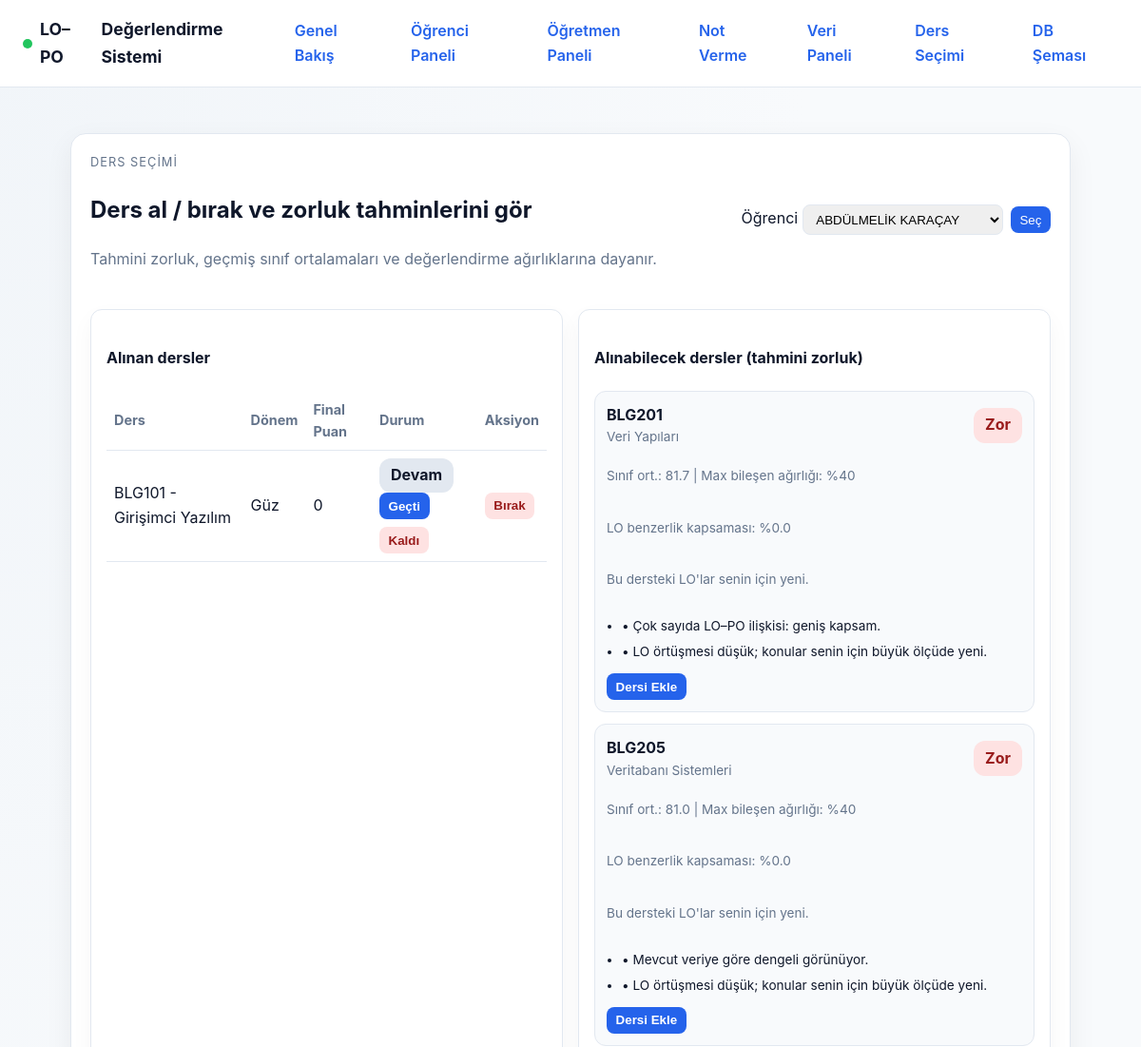
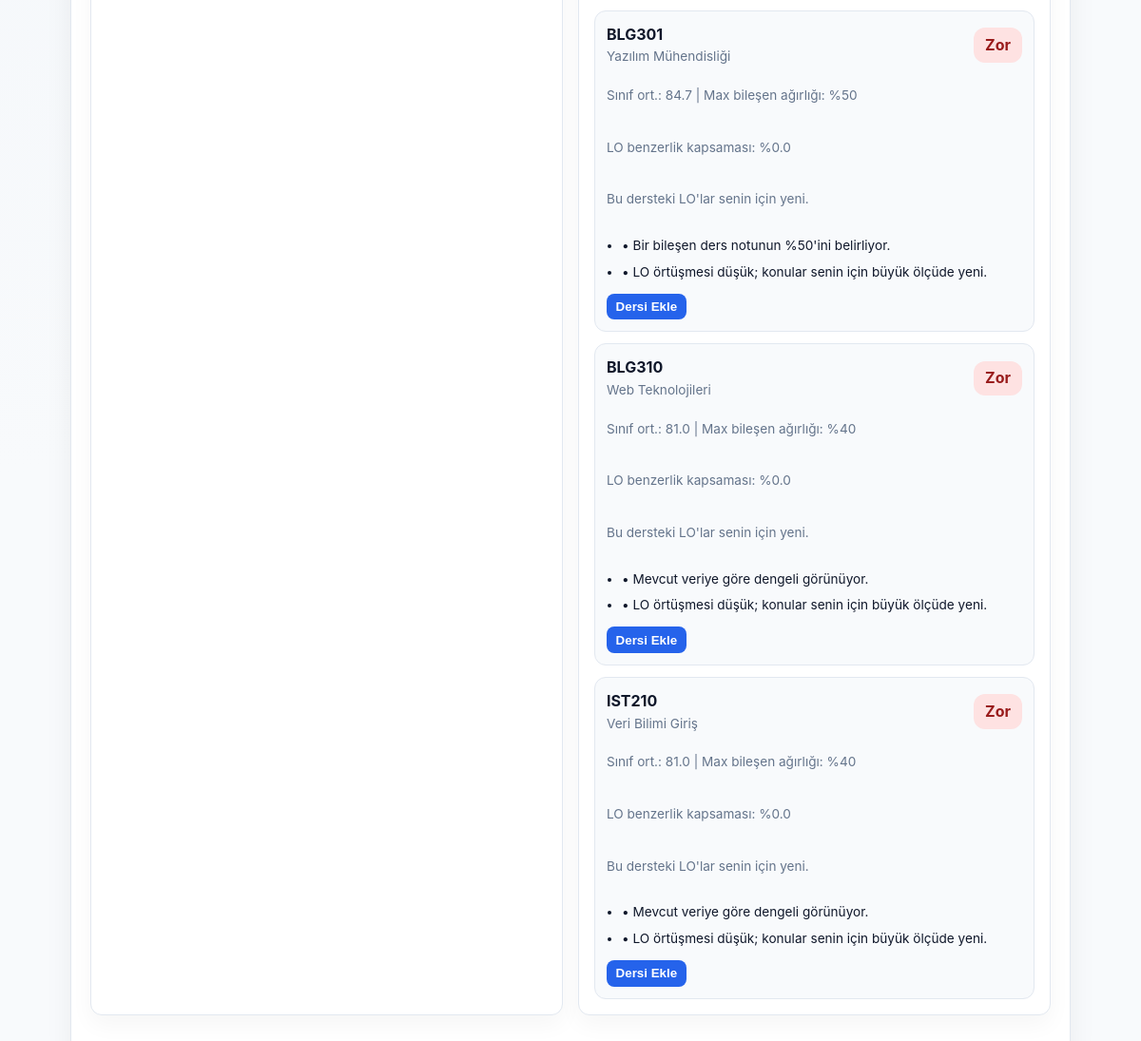
The app's page /planner/, older data (2 pictures, top to bottom).
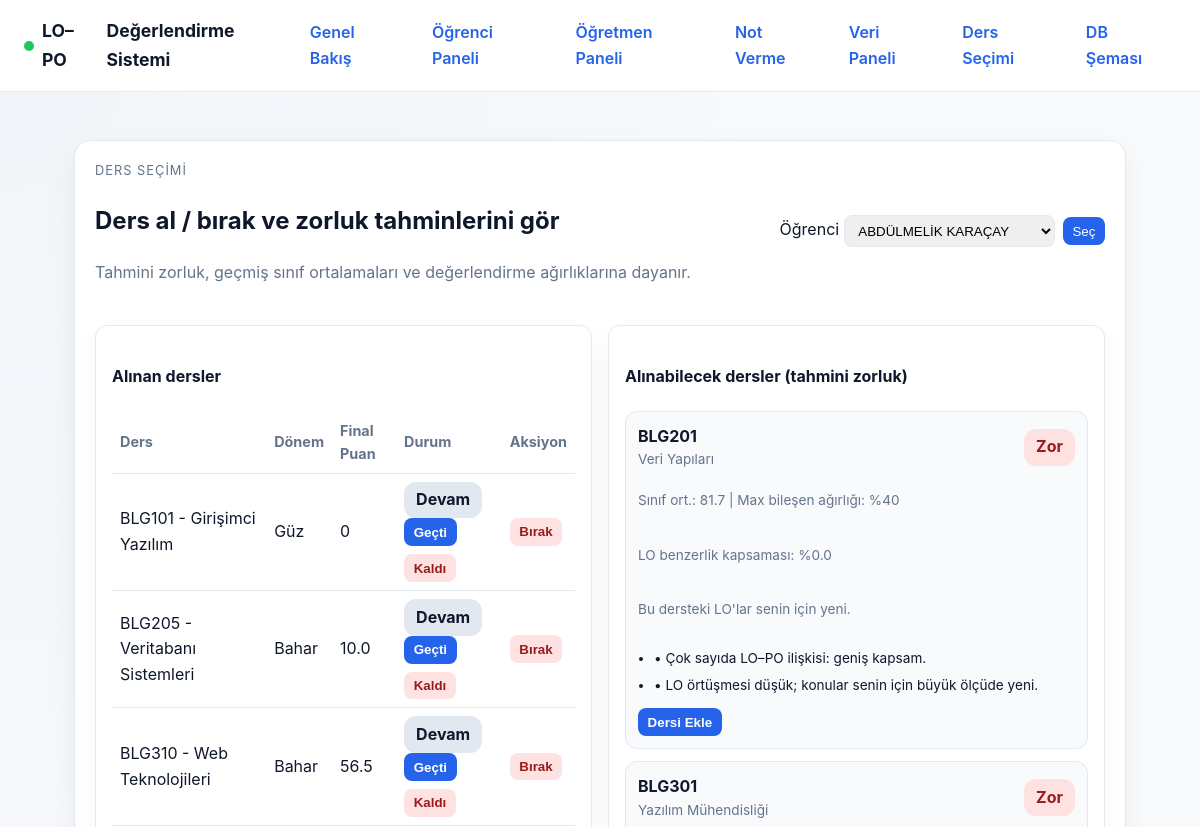
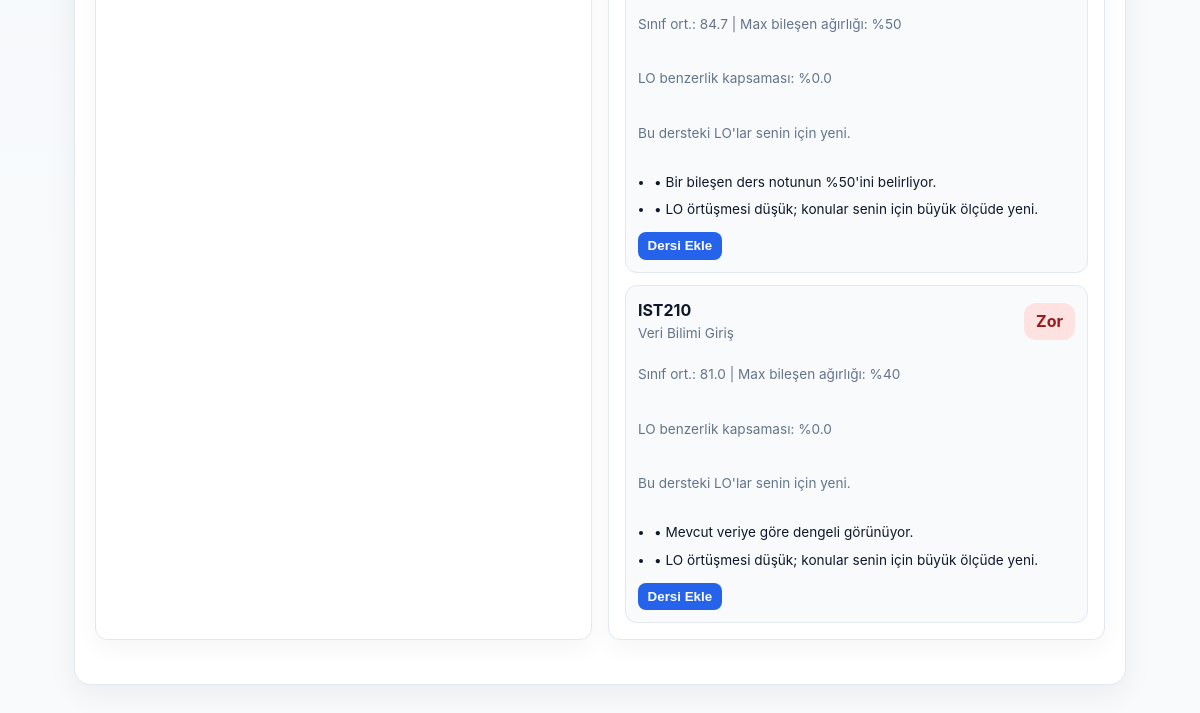
The same page, newer data (2 pictures, top to bottom).
### assessment/models.py (models this page shows, shortened)
class Enrollment(models.Model):
    student = models.ForeignKey(Student, related_name="enrollments", on_delete=models.CASCADE)
    course = models.ForeignKey(Course, related_name="enrollments", on_delete=models.CASCADE)
    year = models.PositiveSmallIntegerField(default=2023)
    section = models.CharField(max_length=10, blank=True)
    class_level = models.PositiveSmallIntegerField(null=True, blank=True)
    entry_status = models.CharField(max_length=20, blank=True)
    letter_grade = models.CharField(max_length=10, blank=True)
    RESULT_CHOICES = (
        ("in_progress", "Devam"),
        ("passed", "Geçti"),
        ("failed", "Kaldı"),
    )
    result = models.CharField(max_length=20, choices=RESULT_CHOICES, default="in_progress")
    class Meta:
        unique_together = ("student", "course", "year", "section")

class Course(models.Model):
    code = models.CharField(max_length=15)
    name = models.CharField(max_length=255)
    term = models.CharField(max_length=50, blank=True)
    class Meta:
        ordering = ["code"]

### assessment/views.py (the view, shortened to what this page needs)
# urls.py: path("planner/", views.course_planner, name="course_planner"),
def course_planner(request):
    bootstrap_demo_data()
    students = Student.objects.all()
    selected_student = students.filter(id=request.GET.get("student")).first() or students.first()
    enrolled = (
        Enrollment.objects.filter(student=selected_student)
        .select_related("course")
        .order_by("course__code")
        if selected_student
        else []
    )
    enrolled_data = [
        {"enrollment": e, "final": final_score(e)}
        for e in enrolled
    ]
    enrolled_ids = [e.course_id for e in enrolled]
    available_courses = Course.objects.exclude(id__in=enrolled_ids)
    passed_los = LearningOutcome.objects.filter(
        course__enrollments__student=selected_student, course__enrollments__result="passed"
    )
    passed_lo_codes_global = set(passed_los.values_list("code", flat=True))
    def lo_coverage(course, known_codes):
        total = 0
        covered = 0
        for contrib in LearningOutcomeContribution.objects.select_related("assessment_component", "learning_outcome").filter(
            assessment_component__course=course
        ):
            weight = contrib.assessment_component.weight_percent * contrib.contribution_percent / 100
            total += weight
            if contrib.learning_outcome.code in known_codes:
                covered += weight
        return round((covered / total) * 100, 1) if total else 0
    available_data = []
    for course in available_courses:
        diff = course_difficulty(course, selected_student)
        course_los = list(course.learning_outcomes.all())
        known = [lo.code for lo in course_los if lo.code in passed_lo_codes_global]
        missing = [lo.code for lo in course_los if lo.code not in passed_lo_codes_global]
        coverage = lo_coverage(course, passed_lo_codes_global)
        if coverage >= 50:
            if diff["label"] == "Orta":
                diff["label"] = "Kolay"
            diff["reasons"].append(f"Geçtiğin derslerdeki LO'lar bu dersin %{coverage} gereksinimini kapsıyor.")
        elif coverage < 50:
            diff["label"] = "Zor"
            diff["reasons"].append("LO örtüşmesi düşük; konular senin için büyük ölçüde yeni.")
        available_data.append(
            {
                "course": course,
                "diff": diff,
                "known_los": known,
                "new_los": missing,
                "coverage": coverage,
            }
        )
    context = {
        "students": students,
        "student": selected_student,
        "enrolled": enrolled_data,
        "available": available_data,
    }
    return render(request, "assessment/course_planner.html", context)

### assessment/views.py (called while the page is built, shortened)
def bootstrap_demo_data():
    if Course.objects.exists():
        return

def final_score(enrollment: Enrollment):
    total = 0
    for comp in AssessmentComponent.objects.filter(course=enrollment.course):
        sa = StudentAssessment.objects.filter(enrollment=enrollment, assessment_component=comp).first()
        if not sa:
            continue
        total += sa.score * (comp.weight_percent / 100)
    return round(total, 1) if total else 0

### templates/assessment/course_planner.html (shortened to what this page needs)
{% extends "base.html" %}
{% block content %}
<section class="panel">
    <header class="panel-header">
        <div>
            <p class="eyebrow">Ders Seçimi</p>
            <h2>Ders al / bırak ve zorluk tahminlerini gör</h2>
            <p class="muted">Tahmini zorluk, geçmiş sınıf ortalamaları ve değerlendirme ağırlıklarına dayanır.</p>
        </div>
        <form method="get" class="inline-form">
            <label>
                Öğrenci
                <select name="student">
                    {% for s in students %}
                        <option value="{{ s.id }}" {% if student and s.id == student.id %}selected{% endif %}>{{ s.full_name }}</option>
                    {% endfor %}
                </select>
            </label>
            <button type="submit">Seç</button>
        </form>
    </header>
    {% if not student %}
        <p class="muted">Öğrenci bulunamadı.</p>
    {% else %}
    <div class="cards">
        <article class="card">
            <h4>Alınan dersler</h4>
            <table class="compact">
                <thead>
                    <tr>
                        <th>Ders</th>
                        <th>Dönem</th>
                        <th>Final Puan</th>
                        <th>Durum</th>
                        <th>Aksiyon</th>
                    </tr>
                </thead>
                <tbody>
                {% for item in enrolled %}
                    {% with e=item.enrollment %}
                    <tr>
                        <td>{{ e.course.code }} - {{ e.course.name }}</td>
                        <td>{{ e.course.term }}</td>
                        <td>{{ item.final }}</td>
                        <td>
                            <span class="tag {% if e.result == 'passed' %}easy{% elif e.result == 'failed' %}hard{% else %}secondary{% endif %}">
                                {% if e.result == 'passed' %}Geçti{% elif e.result == 'failed' %}Kaldı{% else %}Devam{% endif %}
                            </span>
                            <div class="inline-form">
                                <form method="post">
                                    <button type="submit" class="btn primary">Geçti</button>
                                </form>
                                <form method="post">
                                    <button type="submit" class="btn danger">Kaldı</button>
                                </form>
                            </div>
                        </td>
                        <td>
                            <form method="post" class="inline-form">
                                <button type="submit" class="btn danger">Bırak</button>
                            </form>
                        </td>
                    </tr>
                    {% endwith %}
                {% empty %}
                    <tr><td colspan="5" class="muted">Henüz ders alınmadı.</td></tr>
                {% endfor %}
                </tbody>
            </table>
        </article>
        <article class="card">
            <h4>Alınabilecek dersler (tahmini zorluk)</h4>
            <div class="course-grid">
                {% for item in available %}
                    {% with course=item.course diff=item.diff %}
                    <div class="course-chip">
                        <div class="chip-head">
                            <div>
                                <strong>{{ course.code }}</strong>
                                <div class="muted small">{{ course.name }}</div>
                            </div>
                            <span class="tag {% if diff.label == 'Kolay' %}easy{% elif diff.label == 'Orta' %}medium{% else %}hard{% endif %}">{{ diff.label }}</span>
                        </div>
                        <p class="muted small">
                            {% if diff.personal %}Geçmiş skorun: {{ diff.avg_score }}
                            {% else %}Sınıf ort.: {{ diff.avg_score }}{% endif %} |
                            Max bileşen ağırlığı: %{{ diff.max_weight }}
                        </p>
                        <p class="muted small">LO benzerlik kapsaması: %{{ item.coverage }}</p>
                        <p class="muted small">
                            {% if item.known_los %}
                                Bildiğin LO'lar: {{ item.known_los|join:", " }} (geçtiğin derslerden)
                            {% else %}
                                Bu dersteki LO'lar senin için yeni.
                            {% endif %}
                        </p>
                        <ul class="plain small">
                            {% for r in diff.reasons %}
                                <li>• {{ r }}</li>
                            {% endfor %}
                        </ul>
                        <form method="post" class="inline-form">
                            <button type="submit" class="btn primary">Dersi Ekle</button>
                        </form>
                    </div>
                    {% endwith %}
                {% empty %}
                    <p class="muted">Tüm dersler alınmış görünüyor.</p>
                {% endfor %}
            </div>
        </article>
    </div>
    {% endif %}
</section>
{% endblock %}

### templates/base.html (shortened to what this page needs)
{% load static %}
<!DOCTYPE html>
<html lang="tr">
<head>
    <link rel="stylesheet" href="{% static 'assessment/styles.css' %}">
</head>
<body>
    <header class="app-header">
        <div class="brand">
            <span class="dot dot-success"></span>
            <strong>LO–PO</strong> Değerlendirme Sistemi
        </div>
        <nav class="menu">
            <a href="/">Genel Bakış</a>
            <a href="/student/">Öğrenci Paneli</a>
            <a href="/instructor/">Öğretmen Paneli</a>
            <a href="/instructor/grades/">Not Verme</a>
            <a href="/analytics/">Veri Paneli</a>
            <a href="/planner/">Ders Seçimi</a>
            <a href="/schema/">DB Şeması</a>
        </nav>
    </header>
    <main class="container">
        {% block content %}{% endblock %}
    </main>
</body>
</html>

### static/assessment/styles.css (style rules this page uses)
:root { --bg: #f8fafc; --panel: #ffffff; --border: #e2e8f0; --text: #0f172a; --muted: #64748b; --primary: #2563eb; --accent: #f59e0b; --success: #22c55e; }
* { box-sizing: border-box; }
body { margin: 0; font-family: "Inter", system-ui, -apple-system, BlinkMacSystemFont, "Segoe UI", sans-serif; background: radial-gradient(ellipse at top left, #f1f5f9, #f8fafc 50%); color: var(--text); line-height: 1.6; }
a { color: var(--primary); text-decoration: none; }
.container { max-width: 1100px; margin: 0 auto; padding: 1.5rem; }
.app-header { display: flex; justify-content: space-between; align-items: center; padding: 1rem 1.5rem; border-bottom: 1px solid var(--border); background: #fff; position: sticky; top: 0; z-index: 20; }
.brand { font-weight: 700; font-size: 1.1rem; display: flex; gap: 0.5rem; align-items: center; }
.menu { display: flex; gap: 1rem; font-weight: 600; }
.menu a { padding: 0.25rem 0.5rem; border-radius: 8px; }
.eyebrow { text-transform: uppercase; letter-spacing: 0.08em; color: var(--muted); font-size: 0.8rem; margin: 0 0 0.4rem; }
.tag { display: inline-flex; align-items: center; gap: 0.35rem; padding: 0.35rem 0.75rem; background: #e0e7ff; color: #3730a3; border-radius: 12px; font-weight: 700; }
.tag.secondary { background: #e2e8f0; color: #0f172a; }
.cards { display: grid; grid-template-columns: repeat(auto-fit, minmax(250px, 1fr)); gap: 1rem; margin: 1.5rem 0; }
.card { background: var(--panel); border: 1px solid var(--border); border-radius: 12px; padding: 1rem; box-shadow: 0 10px 25px rgba(0,0,0,0.04); }
.muted { color: var(--muted); }
.small { font-size: 0.85rem; }
.plain { padding-left: 1rem; margin: 0.5rem 0 0; color: var(--text); }
.plain li { margin-bottom: 0.35rem; }
.panel { background: var(--panel); border: 1px solid var(--border); border-radius: 16px; padding: 1.25rem; margin: 1.5rem 0; box-shadow: 0 10px 30px rgba(15, 23, 42, 0.06); }
.panel-header { display: flex; justify-content: space-between; align-items: center; gap: 1rem; }
table { width: 100%; border-collapse: collapse; margin-top: 0.5rem; }
th, td { text-align: left; padding: 0.65rem; border-bottom: 1px solid var(--border); }
th { font-size: 0.9rem; color: var(--muted); }
.compact th, .compact td { padding: 0.5rem; }
.dot { width: 10px; height: 10px; border-radius: 50%; display: inline-block; }
.dot-success { background: var(--success); }
.inline-form { display: flex; gap: 0.5rem; flex-wrap: wrap; align-items: center; }
.inline-form select, .inline-form button { padding: 0.4rem 0.6rem; border-radius: 8px; border: 1px solid var(--border); }
.inline-form button { background: var(--primary); color: #fff; border: none; cursor: pointer; }
.btn { display: inline-flex; align-items: center; gap: 0.25rem; padding: 0.4rem 0.7rem; border-radius: 9px; border: 1px solid var(--border); background: #fff; cursor: pointer; font-weight: 600; color: var(--text); text-decoration: none; }
.btn.primary { background: var(--primary); color: #fff; border-color: var(--primary); }
.btn.danger { background: #fee2e2; color: #991b1b; border-color: #fecaca; }
.course-grid { display: grid; grid-template-columns: repeat(auto-fit, minmax(260px, 1fr)); gap: 0.75rem; }
.course-chip { border: 1px solid var(--border); border-radius: 12px; padding: 0.75rem; background: #f8fafc; display: grid; gap: 0.35rem; }
.chip-head { display: flex; justify-content: space-between; align-items: center; }
.tag.hard { background: #fee2e2; color: #991b1b; }

Row changes from the older to the newer data that the page shows:
no longer on this page (row unchanged): Course: course.code "BLG205", course.name "Veritabanı Sistemleri", diff.label "Zor", diff.avg_score "81.0", diff.max_weight "40", coverage "0.0", reasons "Mevcut veriye göre dengeli görünüyor." "LO örtüşmesi düşük; konular senin için büyük ölçüde yeni."
no longer on this page (row unchanged): Course: course.code "BLG310", course.name "Web Teknolojileri", diff.label "Zor", diff.avg_score "81.0", diff.max_weight "40", coverage "0.0", reasons "Mevcut veriye göre dengeli görünüyor." "LO örtüşmesi düşük; konular senin için büyük ölçüde yeni."
added Enrollment: enrollment.course.code "BLG205", enrollment.course.name "Veritabanı Sistemleri", enrollment.course.term "Bahar", final "10.0", result "Devam"
added Enrollment: enrollment.course.code "BLG310", enrollment.course.name "Web Teknolojileri", enrollment.course.term "Bahar", final "56.5", result "Devam"
